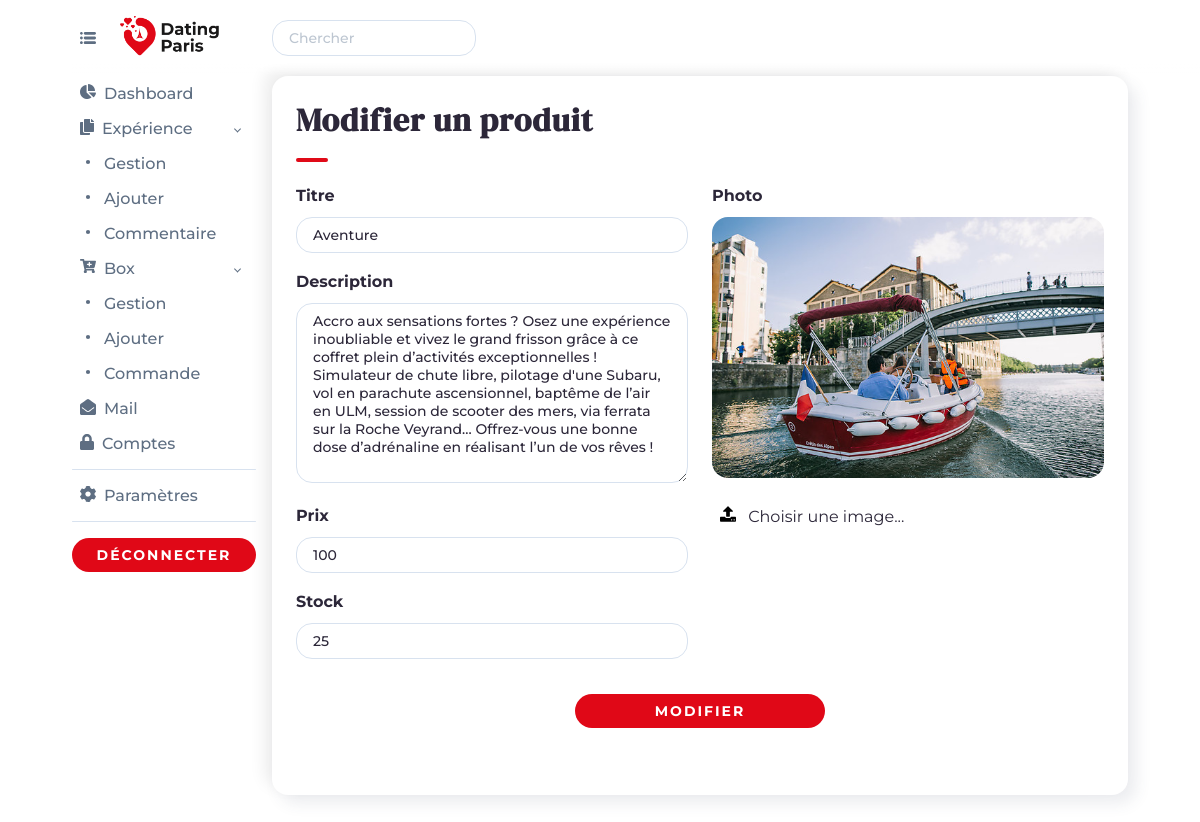
Before: /admin/modifier-box?id=2 (signed in) with the older database file.
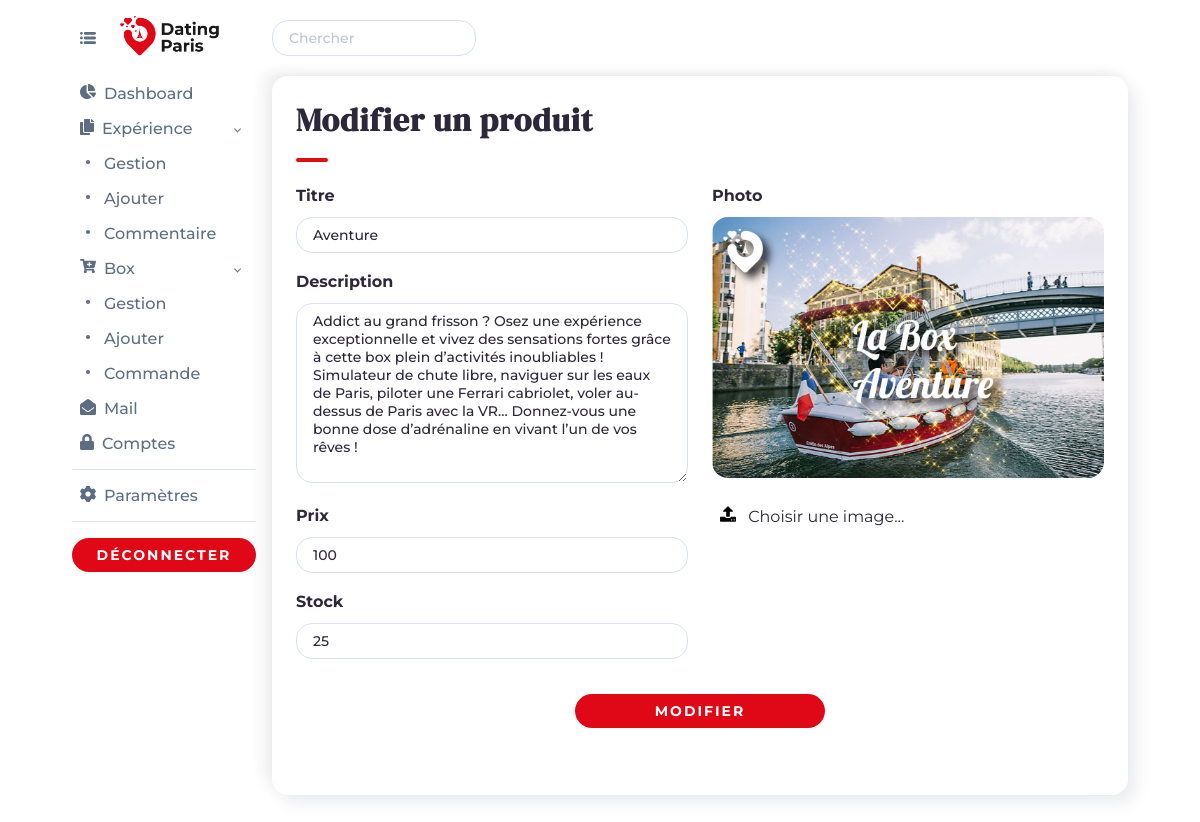
After: the same page with the newer database file.
### tables this page shows
CREATE TABLE `produit` (
  `id_produit` int(11) NOT NULL,
  `titre` varchar(255) NOT NULL,
  `description` text NOT NULL,
  `photo` varchar(255) NOT NULL,
  `prix` float NOT NULL,
  `stock` int(11) NOT NULL
);

### admin/modifier-box.php (the view, shortened to what this page needs)
<?php
require_once("../include/init.php");
require_once("../include/fonctions.php");
if (isset($_GET['id'])) {
    $pdo_statement = $pdo_object->prepare("SELECT * FROM produit WHERE id_produit = :id_produit");
    $pdo_statement->bindValue(':id_produit', $_GET['id'], PDO::PARAM_INT);
    $pdo_statement->execute();
    $produit_array = $pdo_statement->fetch(PDO::FETCH_ASSOC);
}
else {
    header("Location:" . URL . "/admin/gestion-produits");
}
require_once("../include/header-admin.php");
?>
                <div class="block_admin_davy">
                    <h1 class="h1_moyen_davy">Modifier un produit</h1>
                    <hr class="anime_scroll_davy">
                    <form method="post" enctype="multipart/form-data">
                        <div class="row">
                            <div class="col-md">
                                <label for="titre"><strong>Titre</strong></label><br>
                                <input type="text" id="titre" name="titre" placeholder="Titre" class="width_full_davy" value="<?= $produit_array['titre'] ?>"><br><br>
                                <label for="description"><strong>Description</strong></label><br>
                                <textarea id="description" tabindex="5" rows="9" name="description" placeholder="Description" class="width_full_davy"><?= $produit_array['description'] ?></textarea><br><br>
                                <label for="prix"><strong>Prix</strong></label><br>
                                <input type="text" id="prix" name="prix" placeholder="Prix" class="width_full_davy" value="<?= $produit_array['prix'] ?>"><br><br>
                                <label for="stock"><strong>Stock</strong></label><br>
                                <input type="text" id="stock" name="stock" placeholder="Stock" class="width_full_davy" value="<?= $produit_array['stock'] ?>"><br><br>
                            </div>
                            <div class="col-md">
                                <label for="photo"><strong>Photo</strong></label><br>
                                <img class="width_full_davy border_radius_davy" src="<?= URL ?>/images/<?= $produit_array['photo'] ?>" alt="<?= $produit_array['photo'] ?>"><br>
                                <label for="photo"><img src="<?= URL ?>/images/icon-file.svg" alt="icon" class="icon_admin"> Choisir une image...</label>
                            </div>
                        </div>
                        <a aria-label="Valider" class="bouton_anim_davy bouton_envoyer block_center_davy" data-text="Modifier" title="Modifier">
                            <input type="submit" id="modifier" name="modifier" value="Modifier" class="bouton_submit">
                        </a><br>
                    </form>
                </div>
<?php
require_once("../include/footer-admin.php");
?>

Changed rows visible on the page:
changed produit "Aventure": description "Accro aux sensations fortes ? Osez une expérience inoubliable et vivez le grand frisson grâce à ce coffret plein d’activités exceptionnelles ! Simulateur de chute libre, pilotage d'une Subaru, vol en parachute ascensionnel, baptême de l’air en ULM, session de scooter des mers, via ferrata sur la Roche Veyrand… Offrez-vous une bonne dose d’adrénaline en réalisant l’un de vos rêves…" → "Addict au grand frisson ? Osez une expérience exceptionnelle et vivez des sensations fortes grâce à cette box plein d’activités inoubliables ! Simulateur de chute libre, naviguer sur les eaux de Paris, piloter une Ferrari cabriolet, voler au-dessus de Paris avec la VR… Donnez-vous une bonne dose d’adrénaline en vivant l’un de vos rêves…"; photo: a different picture
